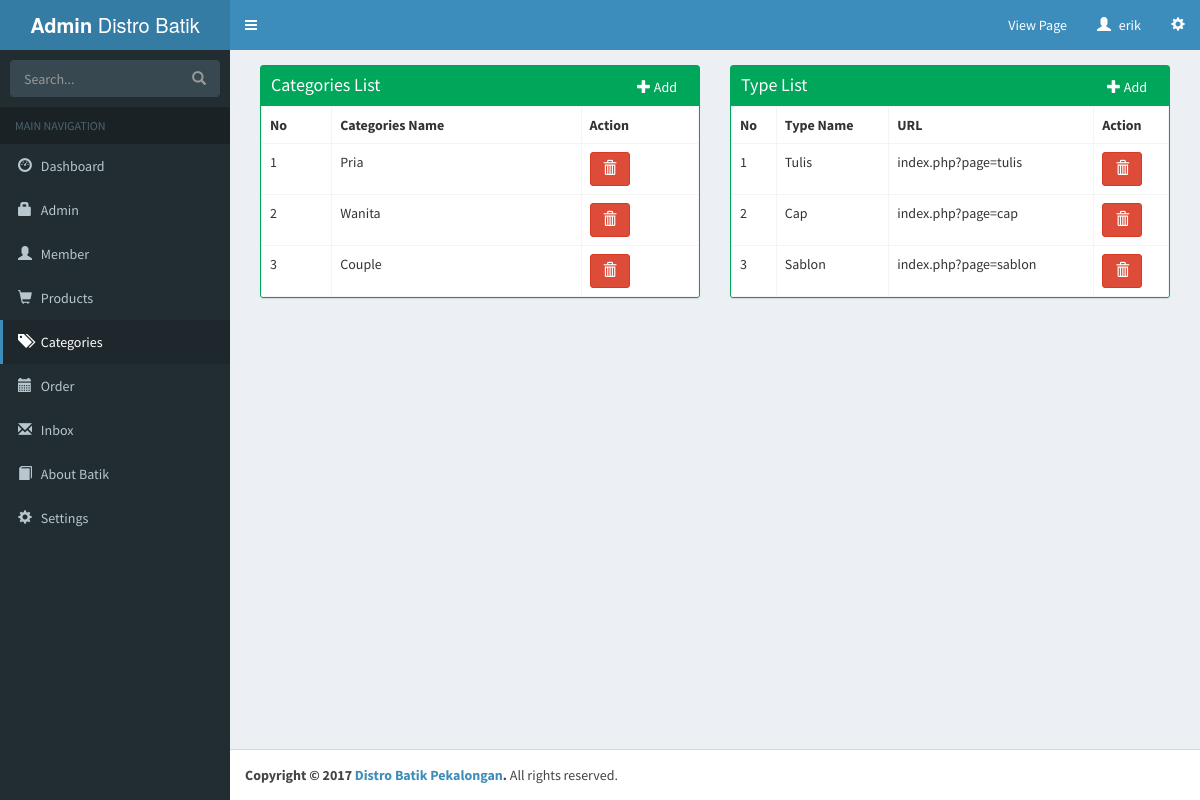
Screenshot of /admin/categories.php (signed in) with the database file from the repository.
### tables this page shows
CREATE TABLE `kategori` (
  `id_kategori` int(11) NOT NULL,
  `nama_kategori` varchar(20) NOT NULL,
  `alamat` varchar(50) NOT NULL
);

CREATE TABLE `jenis` (
  `id_jenis` int(11) NOT NULL,
  `nama_jenis` varchar(20) NOT NULL,
  `alamat` varchar(50) NOT NULL
);

### admin/categories.php (the view, shortened to what this page needs)
<?php
  include("../lib/config.php");
?>
<!DOCTYPE html>
<html>
<head>
  <link rel="stylesheet" href="../bootstrap/css/bootstrap.min.css">
  <link rel="stylesheet" href="../font-awesome/css/font-awesome.min.css">
  <link rel="stylesheet" href="https://cdnjs.cloudflare.com/ajax/libs/ionicons/2.0.1/css/ionicons.min.css">
  <link rel="stylesheet" href="../dist/css/AdminLTE.min.css">
  <link rel="stylesheet" href="../dist/css/skins/_all-skins.min.css">
</head>
<body class="hold-transition skin-blue fixed sidebar-mini">
<div class="wrapper">
  <header class="main-header">
    <a href="index.php" class="logo">
      <span class="logo-lg"><b>Admin</b> Distro Batik Pekalongan</span>
    </a>
    <nav class="navbar navbar-static-top">
      <a href="#" class="sidebar-toggle" data-toggle="offcanvas" role="button">
      </a>
      <div class="navbar-custom-menu">
        <ul class="nav navbar-nav">
          <li><a href="../index.php" target="_blank">View Page</a></li>
          <li class="dropdown user user-menu">
            <a href="#" class="dropdown-toggle" data-toggle="dropdown">
              <span class="glyphicon glyphicon-user" aria-hidden="true"></span>
              <span class="hidden-xs"><?php echo $_SESSION['username']; ?></span>
            </a>
          </li>
          <li>
            <a href="#" data-toggle="control-sidebar"><i class="glyphicon glyphicon-cog" aria-hidden="true"></i></a>
          </li>
        </ul>
      </div>
    </nav>
  </header>
  <aside class="main-sidebar">
    <section class="sidebar">
      <form action="#" method="get" class="sidebar-form">
        <div class="input-group">
          <input type="text" name="q" class="form-control" placeholder="Search...">
              <span class="input-group-btn">
                <button type="submit" name="search" id="search-btn" class="btn btn-flat"><i class="glyphicon glyphicon-search" aria-hidden="true"></i>
                </button>
              </span>
        </div>
      </form>
      <ul class="sidebar-menu">
        <li class="header">MAIN NAVIGATION</li>
        <li class="treeview">
          <a href="index.php">
            <i class="glyphicon glyphicon-dashboard" aria-hidden="true"></i> <span>Dashboard</span>
          </a>
        </li>
        <li class="treeview">
          <a href="account.php">
            <i class="glyphicon glyphicon-lock" aria-hidden="true"></i>
            <span>Admin</span>
          </a>
        </li>
        <li class="treeview">
          <a href="member.php">
            <i class="glyphicon glyphicon-user" aria-hidden="true"></i>
            <span>Member</span>
          </a>
        </li>
        <li class="treeview">
          <a href="product.php">
            <i class="glyphicon glyphicon-shopping-cart" aria-hidden="true"></i> <span>Products</span>
          </a>
        </li>
        <li class="treeview active">
          <a href="categories.php">
            <i class="glyphicon glyphicon-tags" aria-hidden="true"></i> <span>Categories</span>
          </a>
        </li>
        <li class="treeview">
          <a href="order.php">
            <i class="glyphicon glyphicon-calendar" aria-hidden="true"></i>
            <span>Order</span>
          </a>
        </li>
        <li class="treeview">
          <a href="inbox.php">
            <i class="glyphicon glyphicon-envelope" aria-hidden="true"></i>
            <span>Inbox</span>
          </a>
        </li>
        <li class="treeview">
          <a href="about.php">
            <i class="glyphicon glyphicon-book" aria-hidden="true"></i>
            <span>About Batik</span>
          </a>
        </li>
        <li class="treeview">
          <a href="setting.php">
            <i class="glyphicon glyphicon-cog" aria-hidden="true"></i> <span>Settings</span>
          </a>
        </li>
    </section>
  </aside>
  <div class="content-wrapper">
    <section class="content-header">
      <div class="col-md-6">
        <div class="box box-success box-solid">
            <div class="box-header">
              <h3 class="box-title">Categories List</h3>
              <div class="box-tools pull-right">
                <button type="button" class="btn btn-success" data-toggle="modal" data-target="#addcat"><span class="glyphicon glyphicon-plus" aria-hidden="true"></span> Add</button>
              </div>
            </div>
            <div class="box-body table-responsive no-padding">
              <table class="table table-hover table-bordered">
                <tr>
                  <th>No</th>
                  <th>Categories Name</th>
                  <th>Action</th>
                </tr>
                <?php
                  $querycat = mysqli_query ($connect, "SELECT * FROM kategori");
                  $no = 1;
                  while ($datacat = mysqli_fetch_array($querycat)) {
                    ?>
                    <tr>
                      <td><?php echo $no; ?></td>
                      <td><?php echo $datacat["nama_kategori"]; ?></td>
                      <td><a onclick="return confirm('Are you sure?')" class="btn btn-danger" role="button" href="categoriesdel.php?id=<?php echo $datacat["id_kategori"]; ?>" data-toggle='tooltip' title='Delete'><span class="glyphicon glyphicon-trash" aria-hidden="true"></span></a></td>
                    </tr>
                    <?php $no++; ?>
                  <?php } ?>
              </table>
            </div>
          </div>
      </div>
      <div class="col-md-6">
        <div class="box box-success box-solid">
            <div class="box-header">
              <h3 class="box-title">Type List</h3>
              <div class="box-tools pull-right">
                <button type="button" class="btn btn-success" data-toggle="modal" data-target="#addtp"><span class="glyphicon glyphicon-plus" aria-hidden="true"></span> Add</button>
              </div>
            </div>
            <div class="box-body table-responsive no-padding">
              <table class="table table-hover table-bordered">
                <tr>
                  <th>No</th>
                  <th>Type Name</th>
                  <th>URL</th>
                  <th>Action</th>
                </tr>
                <?php
                  $querytp = mysqli_query ($connect, "SELECT * FROM jenis");
                  $no = 1;
                  while ($datatp = mysqli_fetch_array($querytp)) {
                    ?>
                    <tr>
                      <td><?php echo $no; ?></td>
                      <td><?php echo $datatp["nama_jenis"]; ?></td>
                      <td><?php echo $datatp["alamat"]; ?></td>
                      <td><a onclick="return confirm('Are you sure?')" class="btn btn-danger" role="button" href="typedel.php?id=<?php echo $datatp["id_jenis"]; ?>" data-toggle='tooltip' title='Delete'><span class="glyphicon glyphicon-trash" aria-hidden="true"></span></a></td>
                    </tr>
                    <?php $no++; ?>
                  <?php } ?>
              </table>
            </div>
          </div>
      </div>
    </section>
    <section class="content">
    </section>
  </div>
  <footer class="main-footer">
    <strong>Copyright &copy; 2017 <a href="../index.php">Distro Batik Pekalongan</a>.</strong> All rights
    reserved.
  </footer>
</div>
</body>
</html>

### rows the page displays
kategori: nama_kategori "Pria"
kategori: nama_kategori "Wanita"
kategori: nama_kategori "Couple"
jenis: nama_jenis "Tulis", alamat "index.php?page=tulis"
jenis: nama_jenis "Cap", alamat "index.php?page=cap"
jenis: nama_jenis "Sablon", alamat "index.php?page=sablon"

### other values shown
$_SESSION['username'] "erik"
